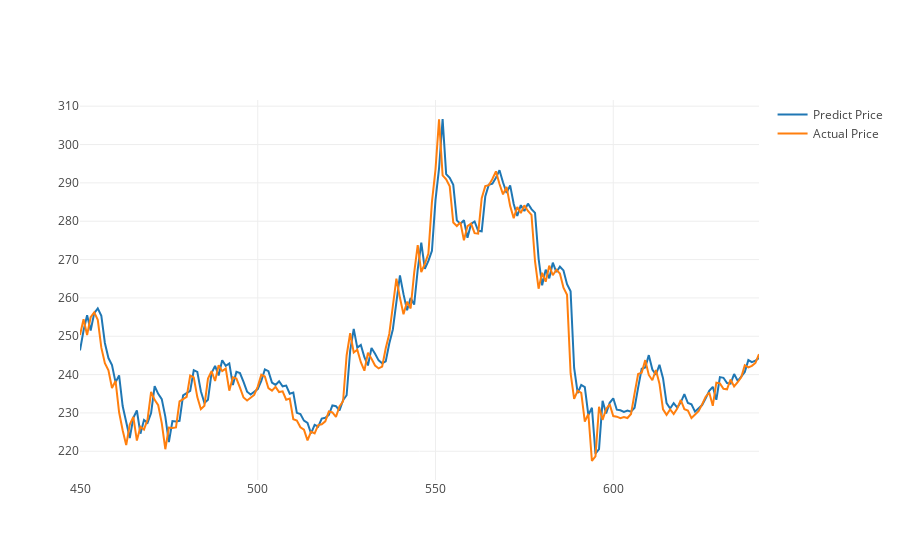

This figure's notebook cell:
### Code cell
actual_chart = go.Scatter(x=predictDates, y=testY_reshape, name= 'Actual Price')
predict_chart = go.Scatter(x=predictDates, y=yhat_reshape, name= 'Predict Price')
py.iplot([predict_chart, actual_chart])

### Figure 1 — Plotly figure (JSON) as saved in the notebook; plotly's stock layout.template omitted (floating-point values rounded to 4 significant figures; data arrays with more than 128 entries replaced by an {"elided": "..."} marker saying what was removed)
{"data": [{"name": "Predict Price", "type": "scatter", "x": {"elided": "192 int values"}, "y": {"elided": "192 float values"}}, {"name": "Actual Price", "type": "scatter", "x": {"elided": "192 int values"}, "y": {"elided": "192 float values"}}], "layout": {}}
